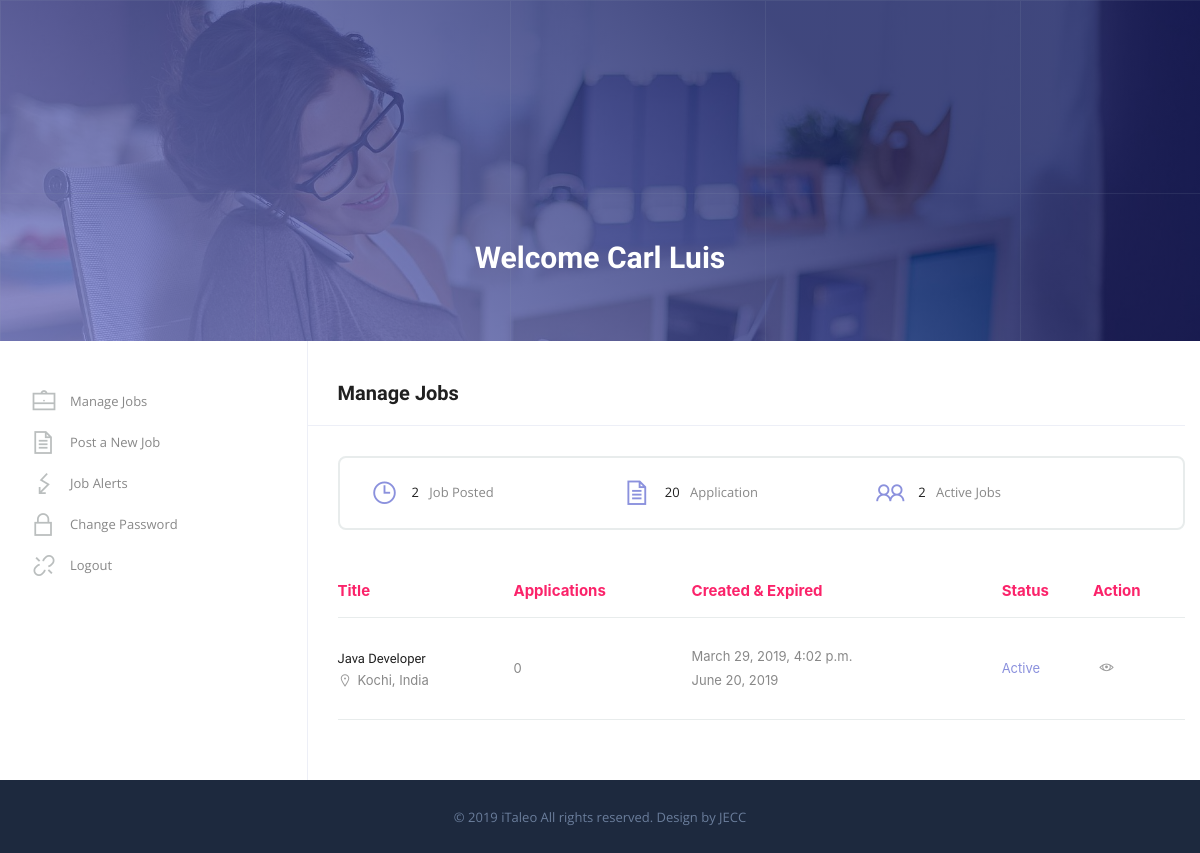
/employer_dashboard/ (signed in), run on the app's committed database.
### app/models.py (models this page shows)
class JobDetails(models.Model):
    job_code = models.CharField(max_length=100, primary_key=True)
    job_title = models.CharField(max_length=100)
    job_description = models.CharField(max_length=1000)
    job_type = models.CharField(max_length=100)
    job_categories = models.CharField(max_length=100)
    minimum_salary = models.DecimalField(max_digits=14, decimal_places=2)
    maximum_salary = models.DecimalField(max_digits=14, decimal_places=2)
    career_level = models.CharField(max_length=100)
    minimum_experience = models.IntegerField(default=0)
    maximum_experience = models.IntegerField(default=0)
    required_gender = models.CharField(max_length=10)
    industry = models.CharField(max_length=100)
    qualification = models.CharField(max_length=100)
    application_deadline = models.DateField(blank=True)
    key_skills = models.CharField(max_length=500)
    secondary_skills = models.CharField(max_length=500, null=True)
    country = models.CharField(max_length=100, blank=True)
    city = models.CharField(max_length=100, blank=True)
    status = models.CharField(max_length=100, default='Active')
    total_applied = models.IntegerField(default=0)
    created_by = models.ForeignKey(User, on_delete=models.PROTECT)
    creation_date = models.DateTimeField(default=datetime.now)
    education_detail_desc = models.CharField(max_length=1000, blank=True, null=True)
    skill_detailed_desc = models.CharField(max_length=1000, blank=True, null=True)

### app/views.py (the view)
# urls.py: url(r'^employer_dashboard/$', app_views.show_employer_dashboard, name='employer_dashboard'),
@login_required
def show_employer_dashboard(request):
    all_jobs = JobDetails.objects.all().order_by('-creation_date')
    return_obj = {
        "jobDetails": all_jobs
    }
    return render(request, 'employer_manage_jobs.html', return_obj)

### app/templates/employer_manage_jobs.html (shortened to what this page needs)
<!DOCTYPE html>
{% load static %}
<html>
<head>
	<link rel="stylesheet" type="text/css" href="{% static 'css/bootstrap-grid.css' %}" />
	<link rel="stylesheet" href="{% static 'css/icons.css' %}">
	<link rel="stylesheet" href="{% static 'css/animate.min.css' %}">
	<link rel="stylesheet" type="text/css" href="{% static 'css/style.css' %}" />
	<link rel="stylesheet" type="text/css" href="{% static 'css/responsive.css' %}" />
	<link rel="stylesheet" type="text/css" href="{% static 'css/chosen.css' %}" />
	<link rel="stylesheet" type="text/css" href="{% static 'css/colors/colors.css' %}" />
<link rel="stylesheet" type="text/css" href="{% static 'css/bootstrap.css' %}" />
<link rel="stylesheet" href="https://maxcdn.bootstrapcdn.com/font-awesome/4.5.0/css/font-awesome.min.css" />
</head>
<body>
<div class="theme-layout" id="scrollup">
	<section class="overlape">
		<div class="block no-padding">
			<div data-velocity="-.1" style="background: url({% static 'images/resource/parallax1.jpg' %}) repeat scroll 50% 422.28px transparent;" class="parallax scrolly-invisible no-parallax"></div>
			<div class="container fluid">
				<div class="row">
					<div class="col-lg-12">
						<div class="inner-header">
							<h3>Welcome {{user.first_name}} {{user.last_name}}</h3>
						</div>
					</div>
				</div>
			</div>
		</div>
	</section>
	<section>
		<div class="block no-padding">
			<div class="container">
				 <div class="row no-gape">
				 	<aside class="col-lg-3 column border-right">
				 		<div class="widget">
				 			<div class="tree_widget-sec">
				 				<ul>
				 					<li>
				 						<a href="/employer_dashboard" title=""><i class="la la-briefcase"></i>Manage Jobs</a>
				 					</li>
				 					<li>
				 						<a href="/create_job" title=""><i class="la la-file-text"></i>Post a New Job</a>
				 					</li>
				 					<li>
				 						<a href="#" title=""><i class="la la-flash"></i>Job Alerts</a>
				 					</li>
				 					<li>
				 						<a href="#" title=""><i class="la la-lock"></i>Change Password</a>
				 					</li>
				 					<li><a href="/employer_logout" title=""><i class="la la-unlink"></i>Logout</a></li>
				 				</ul>
				 			</div>
				 		</div>
				 	</aside>
				 	<div class="col-lg-9 column">
				 		<div class="padding-left">
					 		<div class="manage-jobs-sec">
					 			<h3>Manage Jobs</h3>
					 			<div class="extra-job-info">
						 			<span><i class="la la-clock-o"></i><strong>2</strong> Job Posted</span>
						 			<span><i class="la la-file-text"></i><strong>20</strong> Application</span>
						 			<span><i class="la la-users"></i><strong>2</strong> Active Jobs</span>
						 		</div>
						 		<table>
						 			<thead>
						 				<tr>
						 					<td>Title</td>
						 					<td>Applications</td>
						 					<td>Created & Expired</td>
						 					<td>Status</td>
						 					<td>Action</td>
						 				</tr>
						 			</thead>
						 			<tbody>
									{% for job in jobDetails %}
						 				<tr>
						 					<td>
						 						<div class="table-list-title">
						 							<h3><a href="#" title="">{{	job.job_title }}</a></h3>
						 							<span><i class="la la-map-marker"></i>{{	job.city }}, {{	job.country }}</span>
						 						</div>
						 					</td>
						 					<td>
						 						<span class="applied-field">{{	job.total_applied }}</span>
						 					</td>
						 					<td>
						 						<span>{{	job.creation_date}}</span><br />
						 						<span>{{	job.application_deadline }}</span>
						 					</td>
						 					<td>
						 						<span class="status active">{{	job.status }}</span>
						 					</td>
						 					<td>
						 						<ul class="action_job">
						 							<li><span>View Job</span><a href="/employer_view_job/{{	job.job_code }}" title=""><i class="la la-eye"></i></a></li>
						 						</ul>
						 					</td>
						 				</tr>
									{% endfor %}
						 			</tbody>
						 		</table>
					 		</div>
					 	</div>
					</div>
				 </div>
			</div>
		</div>
	</section>
	<footer>
		<div class="bottom-line">
			<span>© 2019 iTaleo All rights reserved. Design by JECC</span>
		</div>
	</footer>
</div>
</body>
</html>

### data on the page
JobDetails: job_title "Java Developer", city "Kochi", country "India", total_applied "0", creation_date "March 29, 2019, 4:02 p.m.", application_deadline "June 20, 2019", status "Active"

### other printed values
{{ user.first_name }} "Carl"
{{ user.last_name }} "Luis"
